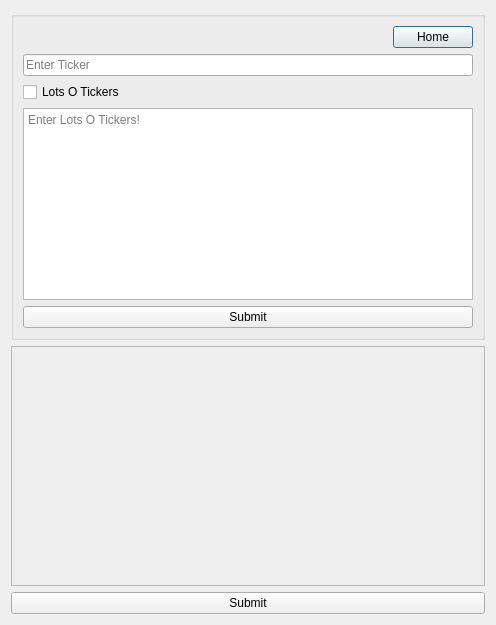
<?xml version="1.0" encoding="UTF-8"?>
<ui version="4.0">
 <class>Dialog</class>
 <widget class="QDialog" name="Dialog">
  <property name="geometry">
   <rect>
    <x>0</x>
    <y>0</y>
    <width>496</width>
    <height>625</height>
   </rect>
  </property>
  <property name="windowTitle">
   <string>Stock Watchlist &amp; Logger</string>
  </property>
  <layout class="QVBoxLayout" name="verticalLayout_2">
   <item>
    <widget class="QGroupBox" name="groupBox">
     <property name="title">
      <string/>
     </property>
     <layout class="QVBoxLayout" name="verticalLayout">
      <item alignment="Qt::AlignRight">
       <widget class="QPushButton" name="home_Button">
        <property name="text">
         <string>Home</string>
        </property>
       </widget>
      </item>
      <item>
       <widget class="QLineEdit" name="ticker_Input">
        <property name="whatsThis">
         <string>crdtgvrr</string>
        </property>
        <property name="accessibleDescription">
         <string/>
        </property>
        <property name="inputMask">
         <string/>
        </property>
        <property name="placeholderText">
         <string>Enter Ticker</string>
        </property>
       </widget>
      </item>
      <item>
       <widget class="QCheckBox" name="lotso_Box">
        <property name="toolTip">
         <string>For a Lot of Tickers</string>
        </property>
        <property name="text">
         <string>Lots O Tickers</string>
        </property>
       </widget>
      </item>
      <item>
       <widget class="QTextEdit" name="lotso_Input">
        <property name="accessibleName">
         <string/>
        </property>
        <property name="accessibleDescription">
         <string/>
        </property>
        <property name="markdown">
         <string/>
        </property>
        <property name="acceptRichText">
         <bool>false</bool>
        </property>
        <property name="placeholderText">
         <string>Enter Lots O Tickers!</string>
        </property>
       </widget>
      </item>
      <item>
       <widget class="QPushButton" name="submit_Button">
        <property name="text">
         <string>Submit</string>
        </property>
       </widget>
      </item>
     </layout>
    </widget>
   </item>
   <item>
    <widget class="QScrollArea" name="scrollArea">
     <property name="widgetResizable">
      <bool>true</bool>
     </property>
     <widget class="QWidget" name="scrollAreaWidgetContents_2">
      <property name="geometry">
       <rect>
        <x>0</x>
        <y>0</y>
        <width>470</width>
        <height>199</height>
       </rect>
      </property>
      <layout class="QVBoxLayout" name="verticalLayout_3"/>
     </widget>
    </widget>
   </item>
   <item>
    <widget class="QPushButton" name="submit_Ticker_Button">
     <property name="text">
      <string>Submit</string>
     </property>
    </widget>
   </item>
  </layout>
 </widget>
 <resources/>
 <connections/>
</ui>
